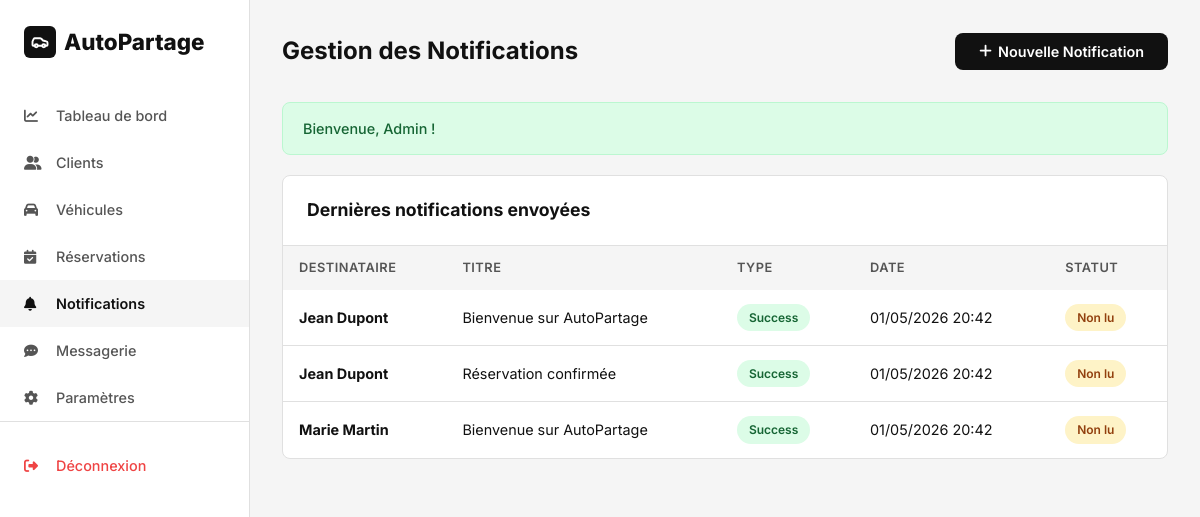
/admin/notifications.php (signed in), run on the app's committed database.
### tables this page shows
CREATE TABLE messages (
    id INT AUTO_INCREMENT PRIMARY KEY,
    utilisateur_id INT NOT NULL,
    titre VARCHAR(255) NOT NULL,
    contenu TEXT NOT NULL,
    lu TINYINT(1) NOT NULL DEFAULT 0,
    type ENUM('info', 'success', 'warning', 'error') NOT NULL DEFAULT 'info',
    date_creation DATETIME NOT NULL DEFAULT CURRENT_TIMESTAMP,
    FOREIGN KEY (utilisateur_id) REFERENCES utilisateurs(id) ON DELETE CASCADE
);

CREATE TABLE utilisateurs (
    id INT AUTO_INCREMENT PRIMARY KEY,
    prenom VARCHAR(100) NOT NULL,
    nom VARCHAR(100) NOT NULL,
    email VARCHAR(255) NOT NULL UNIQUE,
    mot_de_passe VARCHAR(255) NOT NULL,
    telephone VARCHAR(20) DEFAULT NULL,
    adresse TEXT DEFAULT NULL,
    role ENUM('client', 'admin') NOT NULL DEFAULT 'client',
    photo VARCHAR(255) DEFAULT NULL,
    statut ENUM('actif', 'inactif', 'suspendu') NOT NULL DEFAULT 'actif',
    is_deleted TINYINT(1) NOT NULL DEFAULT 0,
    date_creation DATETIME NOT NULL DEFAULT CURRENT_TIMESTAMP,
    date_modification DATETIME DEFAULT NULL ON UPDATE CURRENT_TIMESTAMP
);

### includes/functions.php (called while the page is built, shortened)
<?php
function clean($data) {
    return htmlspecialchars(trim($data), ENT_QUOTES, 'UTF-8');
}
function getFlash() {
    if (isset($_SESSION['flash'])) {
        $flash = $_SESSION['flash'];
        return $flash;
    }
    return null;
}
function formatDateTime($date) {
    return date('d/m/Y H:i', strtotime($date));
}

### admin/notifications.php (the view, shortened to what this page needs)
<?php
require_once '../config/database.php';
require_once '../includes/functions.php';
$stmt = $pdo->query("SELECT m.*, u.prenom, u.nom
                     FROM messages m
                     JOIN utilisateurs u ON m.utilisateur_id = u.id
                     ORDER BY m.date_creation DESC LIMIT 20");
$notifications = $stmt->fetchAll();
?>
<!DOCTYPE html>
<html lang="fr">
<head>
    <link rel="stylesheet" href="https://cdnjs.cloudflare.com/ajax/libs/font-awesome/6.5.0/css/all.min.css">
    <link rel="stylesheet" href="../assets/css/style.css">
</head>
<body class="dashboard">
    <?php include '../includes/sidebar.php'; ?>
    <main class="dashboard-content">
        <header class="dashboard-header">
            <h1>Gestion des Notifications</h1>
            <button class="btn btn-primary" onclick="document.getElementById('notifModal').style.display='flex'">
                <i class="fas fa-plus"></i> Nouvelle Notification
            </button>
        </header>
        <?php $flash = getFlash(); if ($flash): ?>
            <div class="flash flash-<?= $flash['type'] ?>"><?= $flash['message'] ?></div>
        <?php endif; ?>
        <div class="table-container">
            <div class="table-header">
                <h3>Dernières notifications envoyées</h3>
            </div>
            <table>
                <thead>
                    <tr>
                        <th>Destinataire</th>
                        <th>Titre</th>
                        <th>Type</th>
                        <th>Date</th>
                        <th>Statut</th>
                    </tr>
                </thead>
                <tbody>
                    <?php foreach ($notifications as $n): ?>
                    <tr>
                        <td><strong><?= clean($n['prenom'] . ' ' . $n['nom']) ?></strong></td>
                        <td><?= clean($n['titre']) ?></td>
                        <td><span class="badge badge-<?= $n['type'] ?>"><?= ucfirst($n['type']) ?></span></td>
                        <td><?= formatDateTime($n['date_creation']) ?></td>
                        <td><?= $n['lu'] ? '<span class="badge badge-success">Lu</span>' : '<span class="badge badge-warning">Non lu</span>' ?></td>
                    </tr>
                    <?php endforeach; ?>
                </tbody>
            </table>
        </div>
    </main>
</body>
</html>

### assets/css/style.css (style rules this page uses)
*,*::before,*::after { box-sizing:border-box;margin:0;padding:0 }
:root { --primary:#111;--secondary:#555;--accent:#222;--bg:#fff;--bg-alt:#f5f5f5;--border:#e0e0e0;--success:#22c55e;--warning:#f59e0b;--danger:#ef4444;--info:#3b82f6;--radius:8px;--shadow:0 2px 12px rgba(0,0,0,.08);--transition:all .3s ease }
body { font-family:'Inter',sans-serif;color:var(--primary);background:var(--bg);line-height:1.6;min-height:100vh }
input,select,textarea,button { font-family:inherit;font-size:inherit }
.btn { display:inline-flex;align-items:center;justify-content:center;gap:6px;padding:10px 24px;border-radius:var(--radius);font-weight:600;font-size:.9rem;border:none;cursor:pointer;transition:var(--transition) }
.btn-primary { background:var(--primary);color:#fff }
.dashboard { display:flex;min-height:100vh }
.dashboard-content { flex:1;margin-left:250px;padding:32px;background:var(--bg-alt);min-height:100vh }
.dashboard-header { display:flex;align-items:center;justify-content:space-between;margin-bottom:32px }
.dashboard-header h1 { font-size:1.5rem;font-weight:700 }
.table-container { background:#fff;border-radius:var(--radius);border:1px solid var(--border);overflow:hidden }
.table-header { padding:20px 24px;display:flex;align-items:center;justify-content:space-between;border-bottom:1px solid var(--border) }
.table-header h3 { font-size:1.1rem;font-weight:700 }
table { width:100%;border-collapse:collapse }
thead { background:var(--bg-alt) }
th { padding:12px 16px;text-align:left;font-size:.8rem;font-weight:600;text-transform:uppercase;letter-spacing:.5px;color:var(--secondary) }
td { padding:14px 16px;border-bottom:1px solid var(--border);font-size:.9rem }
tr:last-child td { border-bottom:none }
.badge { display:inline-flex;align-items:center;padding:4px 12px;border-radius:20px;font-size:.75rem;font-weight:600 }
.badge-success { background:#dcfce7;color:#166534 }
.badge-warning { background:#fef3c7;color:#92400e }
.flash { padding:14px 20px;border-radius:var(--radius);margin-bottom:20px;font-size:.9rem;font-weight:500;display:flex;align-items:center;gap:8px;animation:slideDown .3s ease }
.flash-success { background:#dcfce7;color:#166534;border:1px solid #bbf7d0 }
.btn { position: relative; overflow: hidden; transition: all 0.3s ease; }
.btn::after { content: ''; position: absolute; top: 50%; left: 50%; width: 0; height: 0; background: rgba(255,255,255,0.2); border-radius: 50%; transform: translate(-50%, -50%); transition: width 0.6s, height 0.6s; }

### data on the page
messages: utilisateur.nom "Jean Dupont", titre "Bienvenue sur AutoPartage", type "Success", date_creation "01/05/2026 20:42", lu "Non lu"
messages: utilisateur.nom "Jean Dupont", titre "Réservation confirmée", type "Success", date_creation "01/05/2026 20:42", lu "Non lu"
messages: utilisateur.nom "Marie Martin", titre "Bienvenue sur AutoPartage", type "Success", date_creation "01/05/2026 20:42", lu "Non lu"

### other printed values
$flash['message'] "Bienvenue, Admin !"
